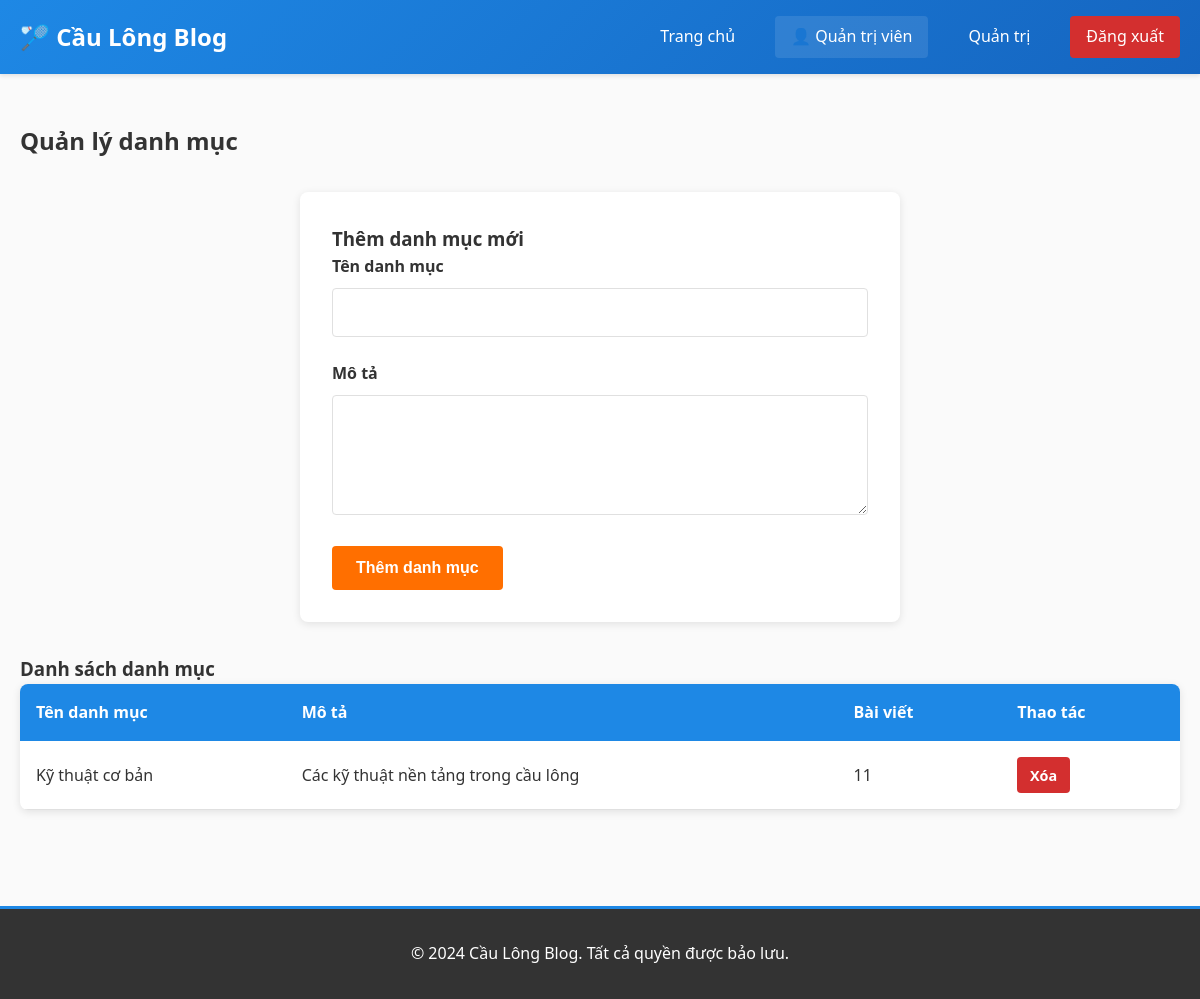
/admin/manage_category.php (signed in), run on the app's committed database.
### tables this page shows
CREATE TABLE `category` (
  `category_id` int(11) NOT NULL,
  `name` varchar(100) DEFAULT NULL,
  `description` text DEFAULT NULL
);

### admin/manage_category.php (the view, shortened to what this page needs)
<?php
include "../header.php";
?>
<div class="container">
    <div class="admin-header">
        <h2>Quản lý danh mục</h2>
    </div>
    <div class="form-container" style="max-width: 600px;">
        <h3>Thêm danh mục mới</h3>
        <form method="POST" action="save_category.php">
            <div class="form-group">
                <label for="name">Tên danh mục</label>
                <input type="text" id="name" name="name" required>
            </div>
            <div class="form-group">
                <label for="description">Mô tả</label>
                <textarea id="description" name="description"></textarea>
            </div>
            <div class="form-actions">
                <button type="submit" class="btn btn-primary">Thêm danh mục</button>
            </div>
        </form>
    </div>
    <h3 style="margin-top: 2rem;">Danh sách danh mục</h3>
    <table class="data-table">
        <thead>
            <tr>
                <th>Tên danh mục</th>
                <th>Mô tả</th>
                <th>Bài viết</th>
                <th>Thao tác</th>
            </tr>
        </thead>
        <tbody>
            <?php
            $res = $conn->query("SELECT category.*, COUNT(article.article_id) AS cnt
                                FROM category
                                LEFT JOIN article ON category.category_id = article.category_id
                                GROUP BY category.category_id
                                ORDER BY category.name");
            if ($res && $res->num_rows > 0) {
                while ($c = $res->fetch_assoc()) {
                    echo "<tr>";
                    echo "<td>".htmlspecialchars($c['name'])."</td>";
                    echo "<td>".htmlspecialchars($c['description'] ?? '')."</td>";
                    echo "<td>".(int)$c['cnt']."</td>";
                    echo "<td><a href='?delete=".(int)$c['category_id']."' class='btn btn-danger btn-small' onclick=\"return confirm('Xóa danh mục?')\">Xóa</a></td>";
                    echo "</tr>";
                }
            } else {
                echo "<tr><td colspan='4' class='no-data'>Chưa có danh mục nào</td></tr>";
            }
            ?>
        </tbody>
    </table>
</div>
<?php include "../footer.php"; ?>

### assets/style.css (style rules this page uses)
* { margin: 0; padding: 0; box-sizing: border-box; }
:root { --primary-color: #1e88e5; --secondary-color: #43a047; --accent-color: #ff6f00; --light-gray: #f5f5f5; --dark-gray: #333; --border-color: #e0e0e0; }
body { font-family: 'Segoe UI', Tahoma, Geneva, Verdana, sans-serif; line-height: 1.6; color: var(--dark-gray); background-color: #fafafa; }
.container { max-width: 1200px; margin: 0 auto; padding: 0 20px; }
.btn-primary { background-color: var(--accent-color) !important; border-radius: 4px; }
.form-container { max-width: 500px; margin: 2rem auto; background: white; padding: 2rem; border-radius: 8px; box-shadow: 0 2px 8px rgba(0, 0, 0, 0.1); }
.form-group { margin-bottom: 1.5rem; }
.form-group label { display: block; margin-bottom: 0.5rem; font-weight: 600; color: var(--dark-gray); }
.form-group input, .form-group textarea, .form-group select { width: 100%; padding: 0.8rem; border: 1px solid var(--border-color); border-radius: 4px; font-size: 1rem; font-family: inherit; transition: border-color 0.3s ease; }
.form-group textarea { resize: vertical; min-height: 120px; }
.form-actions { display: flex; gap: 1rem; justify-content: space-between; }
.btn { padding: 0.8rem 1.5rem; border: none; border-radius: 4px; font-size: 1rem; font-weight: 600; cursor: pointer; transition: all 0.3s ease; text-decoration: none; display: inline-block; }
.btn-primary { background-color: var(--primary-color); color: white; }
.btn-danger { background-color: #d32f2f; color: white; }
.btn-small { padding: 0.4rem 0.8rem; font-size: 0.9rem; }
.admin-header { margin-bottom: 2rem; }
.data-table { width: 100%; border-collapse: collapse; background: white; border-radius: 8px; overflow: hidden; box-shadow: 0 2px 8px rgba(0, 0, 0, 0.1); }
.data-table thead { background-color: var(--primary-color); color: white; }
.data-table th { padding: 1rem; text-align: left; font-weight: 600; }
.data-table td { padding: 1rem; border-bottom: 1px solid var(--border-color); }

### data on the page
category: name "Kỹ thuật cơ bản", description "Các kỹ thuật nền tảng trong cầu lông", cnt "11"

### other printed values
$_SESSION['name'] "Quản trị viên"
